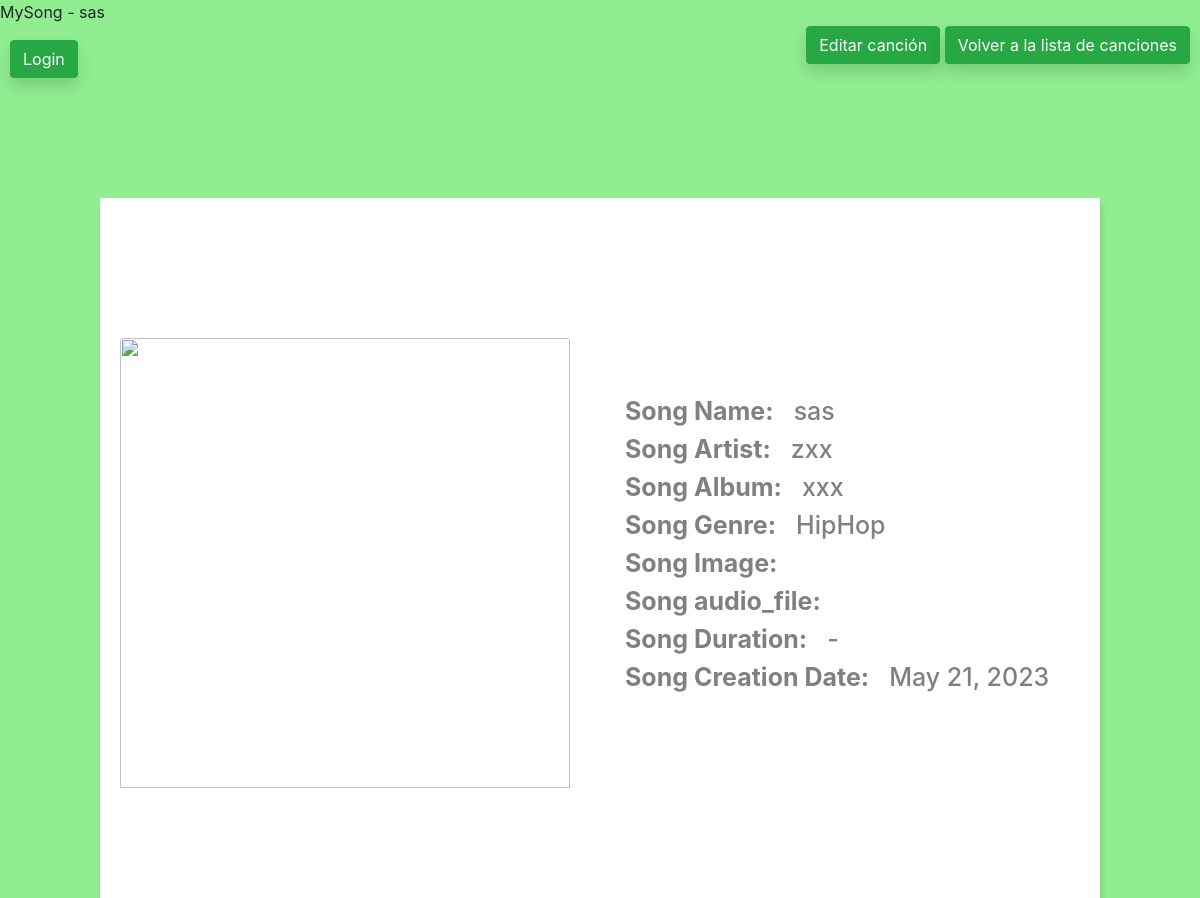
/songs/song/4, run on the app's committed database.
### music_app/models.py (models this page shows, shortened)
class Song(models.Model):
    name = models.TextField(max_length=100)
    author = models.ForeignKey(Author, on_delete=models.CASCADE, related_name="songs")
    album = models.ForeignKey(
        Album,
        on_delete=models.CASCADE,
        related_name="songs",
        null=True,
        blank=True,
    )
    musicalGenre = models.ForeignKey(
        MusicalGenre,
        on_delete=models.CASCADE,
        related_name="songs",
        null=True,
        blank=True,
    )
    image = models.ImageField(null=True, blank=True)
    audio_file = models.FileField(upload_to=song_file_path, blank=True, null=False, default="")
    duration = models.CharField(max_length=10, null=True, blank=True, default="-")
    date = models.DateField(default=date.today)
    class Meta:
        ordering = ["name"]

class Author(models.Model):
    name = models.TextField()
    def __str__(self):
        return self.name

class Album(models.Model):
    title = models.TextField()
    author = models.ForeignKey(
        Author, on_delete=models.PROTECT, related_name="albums", blank=False
    )
    def __str__(self):
        return self.title

class MusicalGenre(models.Model):
    genre = models.TextField(default="Other")
    def __str__(self):
        return self.genre

### music_app/views.py (the view)
# urls.py: path("song/<int:pk>", views.SongDetail.as_view(), name="song_details"),
class SongDetail(DetailView):
    model = Song
    template_name = "songs/details.html"
    context_object_name = "song"
    def get_context_data(self, **kwargs):
        context = super(SongDetail, self).get_context_data(**kwargs)
        return context

### music_app/templates/songs/details.html (shortened to what this page needs)
{% block title %}MySong - {{ song.name }}{% endblock %}
{% block content %}
<html>
<head>
    <link rel="stylesheet" href="https://stackpath.bootstrapcdn.com/bootstrap/4.5.0/css/bootstrap.min.css">
</head>
<body>
    <div id="header">
        {% block header %}
        <div class="header-container">
            {% if user.is_authenticated %}
            <div class="user-info">
                <p>User: {{ user.username }}</p>
            </div>
            <div class="logout-button">
                <a href="{% url 'logout' %}?next={{request.path}}" class="btn btn-success mt-3 shadow">Logout</a>
            </div>
            {% else %}
            <div class="logout-button">
                <a href="{% url 'login' %}?next={{request.path}}" class="btn btn-success mt-3 shadow">Login</a>
            </div>
            {% endif %}
            {% if song %}
            <div style="position: absolute; top: 10px; right: 10px;">
                <a href="{% url 'songs:edit_song' pk=song.pk %}" class="btn btn-success mt-3 shadow">Editar canción</a>
                <a href="{% url 'songs:song_list' %}" class="btn btn-success mt-3 shadow">Volver a la lista de canciones</a>
            </div>
            {% endif %}
        </div>
        {% endblock %}
    </div>
    <div class="center2">
        <div id="content">
            <div class="card-body">
                <img src="https://cms-assets.tutsplus.com/cdn-cgi/image/width=630/uploads/users/1631/posts/32859/image/album-cover-maker_5a.jpg"
                    class="card-img-top">
            </div>
            <div class="container" vocab="https://schema.org/" typeof="MusicRecording">
                <h3><b>Song Name:</b> &nbsp <span property="name" > {{song.name }} </span></h3>
                <h3><b>Song Artist:</b> &nbsp <span property="byArtist" > {{song.author }} </span></h3>
                <h3><b>Song Album:</b> &nbsp <span property="inAlbum" > {{song.album }} </span></h3>
                <h3><b>Song Genre:</b> &nbsp <span property="genre" > {{song.musicalGenre}} </span></h3>
                <h3><b>Song Image:</b> &nbsp </h3>
                <h3><b>Song audio_file:</b> &nbsp </h3>
                <h3><b>Song Duration:</b> &nbsp <span property="duration" > {{song.duration }} </span></h3>
                <h3><b>Song Creation Date:</b> &nbsp <span property="dateCreated" > {{song.date }} </span></h3>
            </div>
        </div>
    </div>
</body>
</html>
{% endblock %}

### music_app/templates/songs/details.html (style rules this page uses)
body { background-color: #90EE90; }
.center2 { float: left; display: flex; align-items: center; justify-content: center; width: 100%; height: auto; }
#content { background-color: #fff; box-shadow: 2px 7px 7px 0px rgba(0, 0, 0, 0.131); width: 1000px; height: 700px; display: flex; align-items: center; margin-top: 120px; }
.card-body { display: flex; float: left; justify-content: center; align-items: center; width: 500px; }
.card-body .card-img-top { width: 450px; height: 450px; object-fit: cover; margin-top: 30px; }
h3 { font-size: 25px; margin-left: 20px; color: grey; font-weight: 300px; }
.header-container { display: flex; align-items: center; }
.logout-button { margin-left: 10px; }

### data on the page
Song: name "sas", author "zxx", album "xxx", musicalGenre "HipHop", duration "-", date "May 21, 2023"
